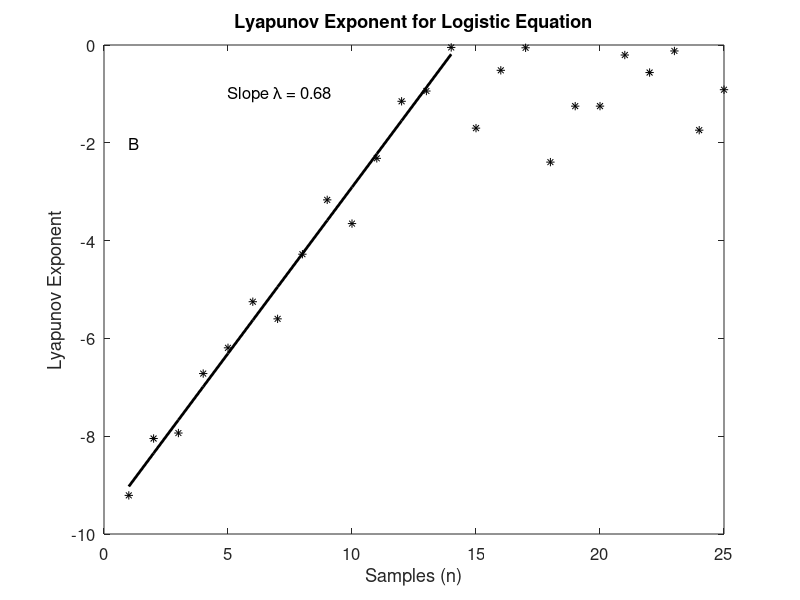

Write the MATLAB code that produced this figure. (Note: this script raises an error after producing the figure.)
% Example 10.10 Use Eq. 10.14 to estimate the Lyapunov exponent for the 
% logistic map using a driving force, r,  of 4 to put the system into the 
% chaotic range.  Create the two trajectories, xn and yn using the logistic 
% equation, but beginning with two slightly different initial conditions: 0.1 and 0.1001.  
% (To facilitate the code put both trajectories in a matrix variable xmat.)  
% Estimate Lambda from Eq 10.14 by plotting the 
% natural log of dn and finding the slope of the linearly increasing 
% region to estimate ?.  

clear all;close all
%setup the logistic map with r = 4 (highly chaotic)
%Determine 25 samples of two series starting with 0.1 and 0.1001
r=4;  % The driving force is 4, yeilding a highly chaotic solution
N=25; % Number of samples (we don't need very many 
      % since the divergence occurs quickly

xint=[.1,.1001];  % Initial conditions are .1 and .1001
for k=1:2         % Use a loop to create a two row vector of trajectories
clear x
x(1)=xint(k);
    for n=1:(N-1);
       x(n+1)=r*x(n)*(1-x(n));  % Apply Logistic map iteratively
    end
xmat(k,1:N)=x;
end


d=abs(xmat(1,:)-xmat(2,:));        % Determine the vergence between the 
d = log(d);                        % Take the log of the divergence

plot(d,'*k')
x = 1:14                      % Time vector used for linear fit
[p]=polyfit(x,d(x),1)         % Perform linear fit on first 14 samples
lambda_s = p(1);              % Lyapunov exponent is the slope of fit
hold on 
plot(x,p(1)*x+p(2),'k','linewidth',2)
slope = round(lambda_s*100)/100;  % Round for plotting
text(5,-1,['Slope \lambda = ',num2str(slope)])
xlabel( 'Samples (n)')
ylabel( 'Lyapunov Exponent')
title('Lyapunov Exponent for Logistic Equation')
text(1,-2,'B','fontsize',12)
set(findall(gcf,'type','text'),'FontSize',12)  %  Set Font Size to min 12
set(gca,'FontSize',12)  %  Set Font Size to min 12
r2=rsquared(d(x),p(1)*x+p(2)) % Determine the r^2 value of the fit
    
